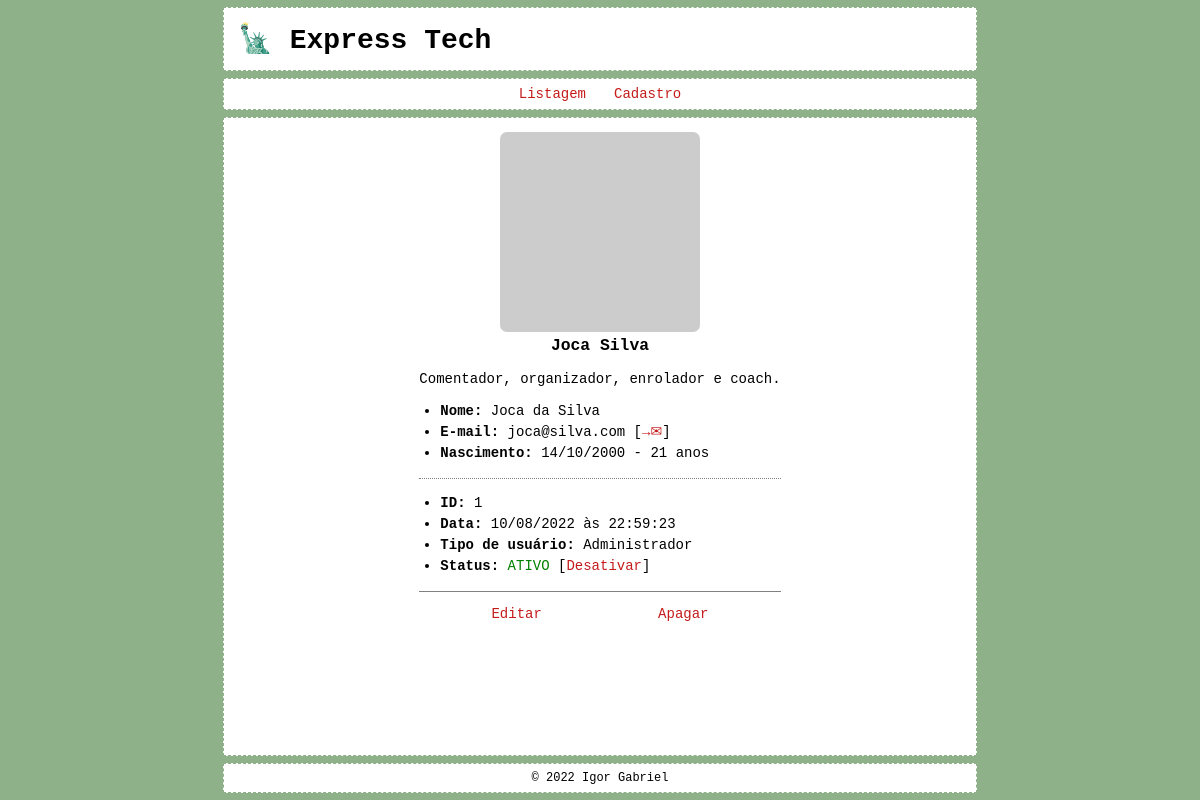
The app's page /?p=view&u=1 with its own data.
### tables this page shows
CREATE TABLE users (
    id INT PRIMARY KEY NOT NULL AUTO_INCREMENT,
    date TIMESTAMP NOT NULL DEFAULT CURRENT_TIMESTAMP,
    name VARCHAR(255) NOT NULL,
    email VARCHAR(255) NOT NULL,
    password VARCHAR(255) NOT NULL,
    birth DATE NOT NULL,
    avatar VARCHAR(255) NOT NULL,
    bio TEXT,
    type ENUM('user', 'author', 'moderator', 'admin') DEFAULT 'user',
    status ENUM('active', 'inactive', 'deleted') DEFAULT 'active'
);

### config/_config.php (called while the page is built, shortened)
<?php
function get_age($birthdate)
{
    $birth_date = date('Y-m-d', strtotime($birthdate));
    list($byear, $bmonth, $bday) = explode('-', $birth_date);
    $age = date("Y") - $byear;
    if (date("m") < $bmonth) $age -= 1;
    elseif ((date("m") == $bmonth) && (date("d") <= $bday)) $age -= 1;
    return $age;
}

### page/view.php (the view, shortened to what this page needs)
<?php
$id = 0;
if (isset($_GET['u'])) $id = intval($_GET['u']);
$sql = <<<SQL
SELECT
    *,
    DATE_FORMAT(date, '%d/%m/%Y às %H:%i:%s') AS date_br,
    DATE_FORMAT(birth, '%d/%m/%Y') AS birth_br
FROM users
WHERE
    id = '{$id}'
    AND status != 'deleted'
SQL;
$res = $conn->query($sql);
$user = $res->fetch_assoc();
$parts = explode(' ', $user['name']);
$user['viewname'] = $parts[0] . ' ' . $parts[count($parts) - 1];
$user['age'] = get_age($user['birth']);
if ($user['status'] == 'active') {
    $user_status = '<span class="active">ATIVO</span> [<a href="/?p=status&u=' . $id . '&a=0">Desativar</a>]';
} else {
    $user_status = '<span class="inactive">INATIVO</span> [<a href="/?p=status&u=' . $id . '&a=1">Ativar</a>]';
}
switch ($user['type']) {
    case 'admin':
        $user_type = "Administrador";
        break;
}
$user_bio = nl2br(htmlspecialchars($user['bio']));
$page_content = <<<HTML
<div class="user-box">
    <div class="user-image"><img src="{$user['avatar']}" alt="{$user['name']}"></div>
    <div class="user-data">
        <h3>{$user['viewname']}</h3>
        <p>{$user_bio}</p>
        <ul>
            <li><strong>Nome:</strong> {$user['name']}</li>
            <li><strong>E-mail:</strong> {$user['email']} [<a href="mailto:{$user['email']}" target="_blank" title="Enviar e-mail para {$user['name']}">&rarr;&#9993;</a>]</li>
            <li><strong>Nascimento:</strong> {$user['birth_br']} - {$user['age']} anos</li>
        </ul>
        <hr>
        <ul>
            <li><strong>ID:</strong> {$user['id']}</li>
            <li><strong>Data:</strong> {$user['date_br']}</li>
            <li><strong>Tipo de usuário:</strong> {$user_type}</li>
            <li><strong>Status:</strong> {$user_status}</li>
        </ul>
    </div>
    <div class="user-tools">
        <a href="/?p=edit&u={$id}">Editar</a>
        <a href="/?p=delete&u={$id}">Apagar</a>
    </div>
</div>
HTML;

### css/style.css (style rules this page uses)
* { box-sizing: border-box; outline: none; }
html, body { position: relative; width: 100%; height: 100%; margin: 0; padding: 0; font-size: 14px; font-family: monospace; background: rgb(143, 177, 137); }
body { background: rgb(143, 177, 137); }
a { color: rgb(197, 27, 27); text-decoration: none; }

### css/view.css (style rules this page uses)
.user-box { display: table; margin: 1rem auto; }
.user-box hr { border: none; border-bottom: 1px dotted grey; }
.user-image img { display: block; margin: auto; width: 200px; border-radius: .5rem; }
.user-data h3 { text-align: center; margin-top: .25rem; }
.user-data ul { padding-left: 1.5rem; font-size: small; line-height: 1.5; }
.user-tools { display: flex; justify-content: space-around; padding: 1rem; border-top: 1px solid grey; }
.user-box .active { color: green; }
@media (min-width: 426px) { .user-data ul { font-size: inherit; } }

### records on screen
users: bio "Comentador, organizador, enrolador e coach.", name "Joca da Silva", email "joca@silva.com", id "1", type "Administrador"

### other values on screen
$user['viewname'] "Joca Silva"
$user['birth_br'] "14/10/2000"
$user['age'] "21"
$user['date_br'] "10/08/2022 às 22:59:23"
